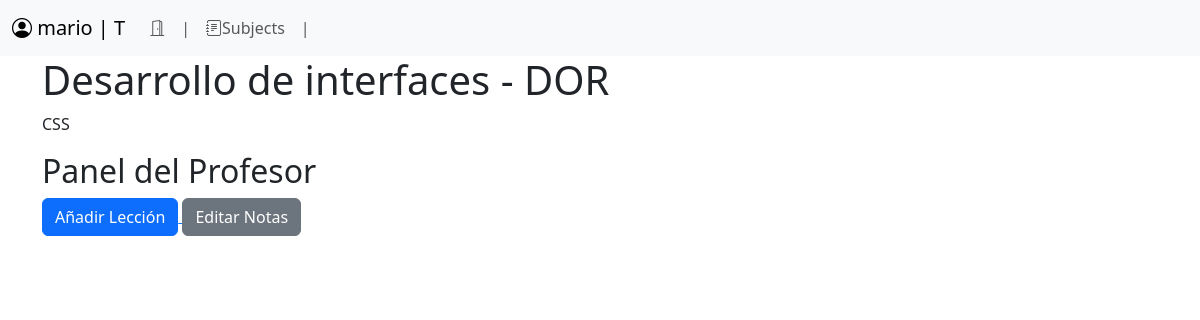
The page /subjects/DOR/ (signed in) on the database as committed earlier.
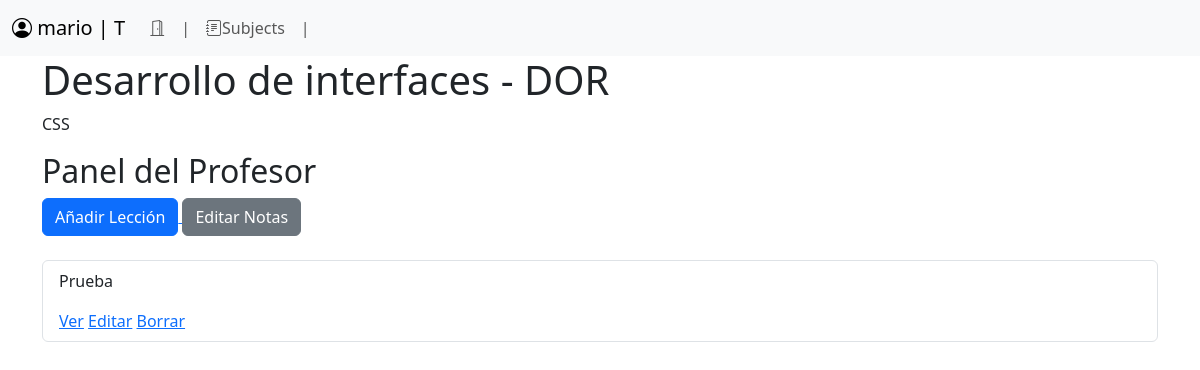
The same page on the database as committed later.
### subjects/models.py (models this page shows, shortened)
class Lesson(models.Model):
    subject = models.ForeignKey(Subject, on_delete=models.CASCADE, related_name='lessons')
    title = models.CharField(max_length=255)
    content = models.TextField(
        blank=True,
    )

### subjects/views.py (the view)
# urls.py: path('<str:code>/', views.subject_detail, name='subject-detail'),
def subject_detail(request, code):
    subject = Subject.objects.get(code=code)
    enrollment = False
    grade = False
    lessons = subject.lessons.all()
    print(request.user)
    profile = request.user.profile
    if profile.role == Profile.Role.TEACHER:
        is_teacher = True
    else:
        is_teacher = False
        enrollment = subject.enrollments.filter(student=request.user).first()
        grade = enrollment.mark
    return render(
        request,
        'subjects/subject_detail.html',
        {
            'subject': subject,
            'is_teacher': is_teacher,
            'lessons': lessons,
            'grade': grade,
        },
    )

### subjects/templates/subjects/subject_detail.html (shortened to what this page needs)
{% extends "base.html" %}
{% block navbar %}
{% include "shared/navbar.html" %}
{% endblock navbar %}
{% block content %}
<h1>{{ subject.name }} - {{ subject.code }}</h1>
<p>{{ subject.description }}</p>
{% if is_teacher %}
    <h2>Panel del Profesor</h2>
    <a href="{% url 'subjects:add-lesson' subject.code %}">
        <button class="btn btn-primary">Añadir Lección</button>
    </a>
    <a href="{% url 'subjects:edit-marks' subject.code %}">
        <button class="btn btn-secondary">Editar Notas</button>
    </a>
    <ul class="list-group mt-4">
        {% for lesson in lessons %}
            <li class="list-group-item">
                <p>{{ lesson.title }}</p>
                <a href="{% url 'subjects:lesson-detail' lesson.pk %}">Ver</a>
                <a href="{% url 'subjects:edit-lesson' lesson.pk %}">Editar</a>
                <a href="{% url 'subjects:delete-lesson' lesson.pk %}">Borrar</a>
            </li>
        {% endfor %}
    </ul>
{% endif %}
{% endblock content %}

Rows that differ between the two databases and show on the page:
added Lesson: title "Prueba"
